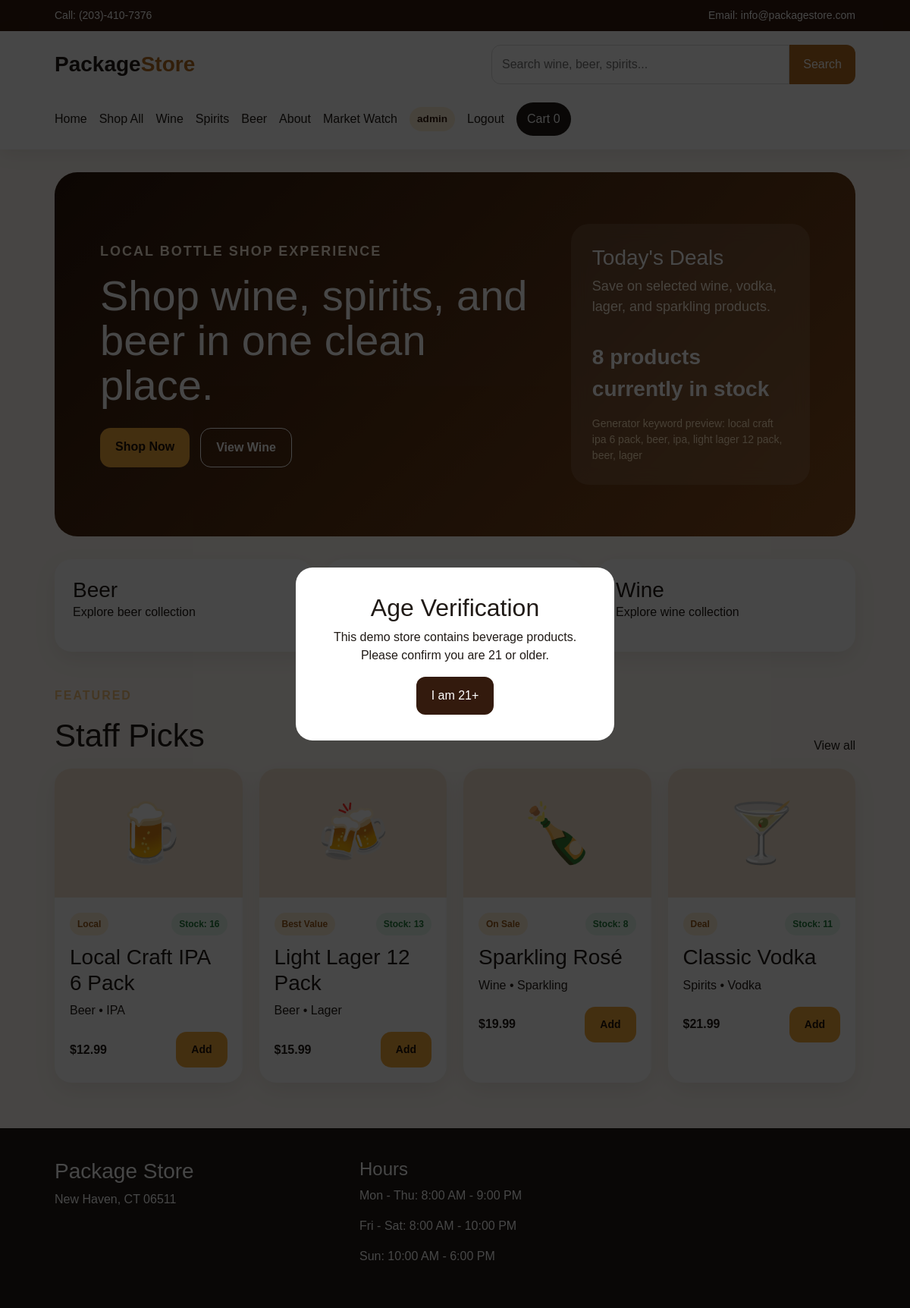
The page / (signed in) on the database its author committed.
### tables this page shows
CREATE TABLE products (
                    id INTEGER PRIMARY KEY,
                    name TEXT NOT NULL,
                    category TEXT NOT NULL,
                    type TEXT NOT NULL,
                    price REAL NOT NULL,
                    tag TEXT NOT NULL,
                    image TEXT NOT NULL,
                    stock INTEGER NOT NULL CHECK(stock >= 0)
                );

### app.py (the view)
    @app.route("/")
    def home():
        try:
            products = product_repository.get_featured_products()
            keyword_preview = list(product_repository.keyword_generator(products))[:6]
            return render_template(
                "home.html",
                products=products,
                categories=product_repository.get_categories(),
                in_stock_count=len(product_repository.get_in_stock_products()),
                keyword_preview=keyword_preview,
            )
        except Exception as error:
            app.logger.exception("Home page database error: %s", error)
            flash("Database error while loading the home page.", "danger")
            return render_template("home.html", products=[], categories=["All"], in_stock_count=0, keyword_preview=[])

### app.py (called while the page is built)
    def _connect(self):
        if self.is_postgres:
            import psycopg2
            from psycopg2.extras import RealDictCursor
            return psycopg2.connect(self.database_url, cursor_factory=RealDictCursor)
        sqlite_path = self.database_url
        if sqlite_path != ":memory:":
            data_directory = os.path.dirname(os.path.abspath(sqlite_path))
            if data_directory:
                os.makedirs(data_directory, exist_ok=True)
        connection = sqlite3.connect(sqlite_path)
        connection.row_factory = sqlite3.Row
        return connection

    @contextmanager
    def connection(self):
        connection = self._connect()
        try:
            yield connection
            connection.commit()
        except Exception:
            connection.rollback()
            raise
        finally:
            connection.close()

    def get_categories(self) -> List[str]:
        with self.database.connection() as connection:
            cursor = connection.cursor()
            cursor.execute("SELECT DISTINCT category FROM products ORDER BY category")
            rows = cursor.fetchall()
        return ["All", *[row["category"] for row in rows]]

    def get_all_products(self) -> List[dict]:
        with self.database.connection() as connection:
            cursor = connection.cursor()
            cursor.execute("SELECT * FROM products ORDER BY id")
            rows = cursor.fetchall()
        return [dict(row) for row in rows]

    def keyword_generator(self, products: Iterable[dict]) -> Iterator[str]:
        for product in products:
            yield product["name"].lower()
            yield product["category"].lower()
            yield product["type"].lower()

    def get_featured_products(self, limit: int = 4) -> List[dict]:
        products = self.get_all_products()
        random.shuffle(products)
        return products[:limit]  # slicing requirement

    def get_in_stock_products(self) -> List[dict]:
        products = self.get_all_products()
        return list(filter(lambda product: product["stock"] > 0, products))

    @staticmethod
    def get_cart() -> Dict[str, int]:
        return session.get("cart", {})

    def count_items(self) -> int:
        return sum(self.get_cart().values())

### templates/home.html (shortened to what this page needs)
{% extends "base.html" %}
{% block content %}
<section class="hero">
    <div class="hero-text">
        <p class="eyebrow">Local bottle shop experience</p>
        <h1>Shop wine, spirits, and beer in one clean place.</h1>
        <div class="hero-actions">
            <a class="btn primary" href="{{ url_for('shop') }}">Shop Now</a>
            <a class="btn secondary" href="{{ url_for('shop') }}?category=Wine">View Wine</a>
        </div>
    </div>
    <div class="hero-card">
        <h3>Today's Deals</h3>
        <p>Save on selected wine, vodka, lager, and sparkling products.</p>
        <span>{{ in_stock_count }} products currently in stock</span>
        {% if keyword_preview %}
        <small>Generator keyword preview: {{ keyword_preview|join(', ') }}</small>
        {% endif %}
    </div>
</section>
<section class="category-grid">
    {% for category in categories if category != "All" %}
    <a class="category-card" href="{{ url_for('shop', category=category) }}">
        <h3>{{ category }}</h3>
        <p>Explore {{ category|lower }} collection</p>
    </a>
    {% endfor %}
</section>
<section class="section-head">
    <div>
        <p class="eyebrow">Featured</p>
        <h2>Staff Picks</h2>
    </div>
    <a href="{{ url_for('shop') }}">View all</a>
</section>
<section class="products">
    {% for product in products %}
        {% include "product_card.html" %}
    {% endfor %}
</section>
{% endblock %}

### templates/product_card.html
<article class="product-card">
    <div class="product-image">{{ product.image }}</div>
    <div class="product-info">
        <div class="product-meta">
            <span class="tag">{{ product.tag }}</span>
            {% if product.stock > 0 %}
                <span class="stock in-stock">Stock: {{ product.stock }}</span>
            {% else %}
                <span class="stock out-stock">Out of stock</span>
            {% endif %}
        </div>
        <h3>{{ product.name }}</h3>
        <p>{{ product.category }} • {{ product.type }}</p>
        <div class="product-bottom">
            <strong>${{ "%.2f"|format(product.price) }}</strong>
            {% if product.stock > 0 %}
                <a class="btn btn-warning btn-sm" href="{{ url_for('add_to_cart', product_id=product.id) }}">Add</a>
            {% else %}
                <button class="btn btn-secondary btn-sm" disabled>Sold Out</button>
            {% endif %}
        </div>
    </div>
</article>

### static/css/style.css (style rules this page uses)
* { box-sizing: border-box; }
body { margin: 0; font-family: Arial, Helvetica, sans-serif; color: #201a16; background: #fffaf4; }
a { text-decoration: none; color: inherit; }
.hero { min-height: 480px; display: grid; grid-template-columns: 1.5fr .8fr; gap: 30px; align-items: center; background: linear-gradient(135deg, #2b160b, #8a4f1d); color: white; margin: 30px 0; padding: 60px; border-radius: 30px; }
.eyebrow { text-transform: uppercase; letter-spacing: 2px; font-weight: 700; color: #f5c47c; }
.hero h1 { font-size: 56px; margin: 10px 0; line-height: 1.05; }
.hero p { font-size: 18px; color: #fff2df; }
.hero-actions { display: flex; gap: 14px; margin-top: 26px; }
.btn, .product-bottom a, .summary button { display: inline-block; padding: 13px 20px; border-radius: 14px; font-weight: 700; }
.primary, .product-bottom a, .summary button { background: #f2a83b; color: #1f1208; border: 0; }
.secondary { border: 1px solid #fff; color: #fff; }
.hero-card { background: rgba(255,255,255,.12); padding: 28px; border-radius: 24px; backdrop-filter: blur(10px); }
.hero-card span { display: inline-block; margin-top: 16px; font-size: 28px; font-weight: 800; }
.category-grid { display: grid; grid-template-columns: repeat(3, 1fr); gap: 18px; }
.category-card, .product-card, .summary, .cart-row, .about-grid > div { background: white; border-radius: 22px; padding: 24px; box-shadow: 0 10px 30px rgba(0,0,0,.08); }
.category-card h3 { font-size: 28px; margin: 0; }
.section-head, .page-title { display: flex; justify-content: space-between; align-items: end; margin: 46px 0 18px; }
.page-title h1, .section-head h2 { font-size: 42px; margin: 0; }
.products { display: grid; grid-template-columns: repeat(4, 1fr); gap: 22px; }
.product-card { padding: 0; overflow: hidden; }
.product-image { height: 170px; display: grid; place-items: center; font-size: 76px; background: #f4e4d1; }
.product-info { padding: 20px; }
.tag { display: inline-block; background: #fff1d9; color: #9b5918; padding: 6px 10px; border-radius: 999px; font-size: 12px; font-weight: 700; }
.product-bottom { display: flex; justify-content: space-between; align-items: center; }
.product-meta { display: flex; justify-content: space-between; align-items: center; gap: 10px; margin-bottom: 12px; }
.stock { font-size: 12px; font-weight: 800; padding: 6px 10px; border-radius: 999px; white-space: nowrap; }
.in-stock { background: #e7f8ee; color: #217a3b; }
.store-navbar .btn, .product-bottom .btn, .summary .btn, .empty .btn { border-radius: 14px; font-weight: 700; }
.hero-card small { display: block; margin-top: 14px; color: #ffe4bd; }

### rows shown on the page
products: image "🍺", tag "Local", stock "16", name "Local Craft IPA 6 Pack", category "Beer", type "IPA", price "12.99"
products: image "🍻", tag "Best Value", stock "13", name "Light Lager 12 Pack", category "Beer", type "Lager", price "15.99"
products: image "🍾", tag "On Sale", stock "8", name "Sparkling Rosé", category "Wine", type "Sparkling", price "19.99"
products: image "🍸", tag "Deal", stock "11", name "Classic Vodka", category "Spirits", type "Vodka", price "21.99"

### other values the page prints
{{ current_user_email }} "admin"
{{ cart_count }} "0"
{{ in_stock_count }} "8"
{{ keyword_preview|join(', ') }} "local craft ipa 6 pack, beer, ipa, light lager 12 pack, beer, lager"
{{ category }} "Beer" "Wine"
{{ category|lower }} "beer" "wine"
